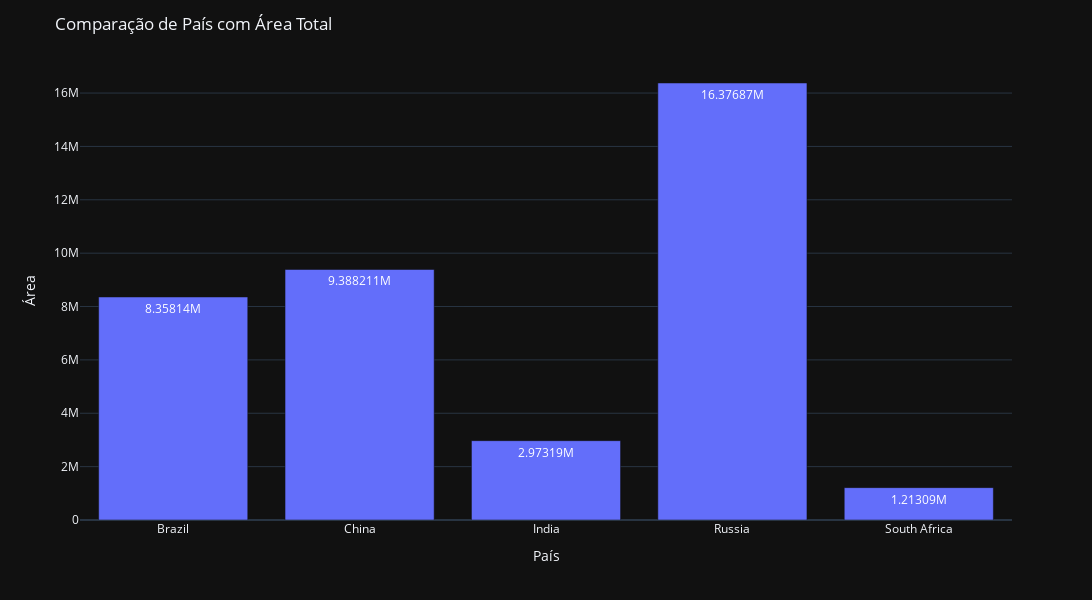

The cell this chart's notebook holds for it:
### Markdown cell above
##### EDA

### Code cell
fig = px.bar(df1, x='pais', y='area', text_auto=True, template='plotly_dark')
fig.update_layout(title='Comparação de País com Área Total', autosize=False, height=600, width=1780)
fig.update_xaxes(title_text='País')
fig.update_yaxes(title_text='Área')
fig.show()

### Figure 1 — Plotly figure (JSON) as saved in the notebook; plotly's stock layout.template omitted (floating-point values rounded to 4 significant figures)
{"data": [{"alignmentgroup": "True", "hovertemplate": "pais=%{x}<br>area=%{y}<extra></extra>", "legendgroup": "", "marker": {"color": "#636efa", "pattern": {"shape": ""}}, "name": "", "offsetgroup": "", "orientation": "v", "showlegend": false, "textposition": "auto", "texttemplate": "%{y}", "type": "bar", "x": ["Brazil", "China", "India", "Russia", "South Africa"], "xaxis": "x", "y": [8358140, 9388211, 2973190, 16376870, 1213090], "yaxis": "y"}], "layout": {"autosize": false, "barmode": "relative", "height": 600, "legend": {"tracegroupgap": 0}, "margin": {"t": 60}, "title": {"text": "Comparação de País com Área Total"}, "width": 1780, "xaxis": {"anchor": "y", "domain": [0, 1], "title": {"text": "País"}}, "yaxis": {"anchor": "x", "domain": [0, 1], "title": {"text": "Área"}}}}
